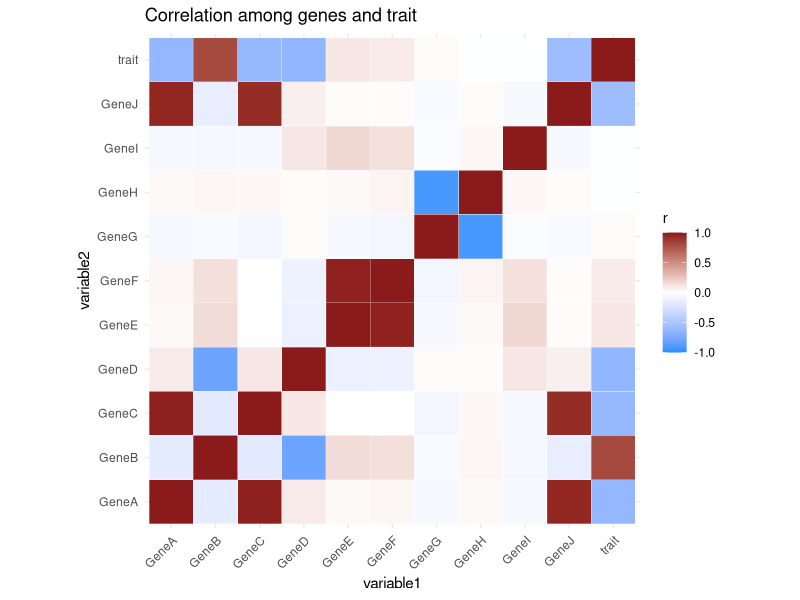
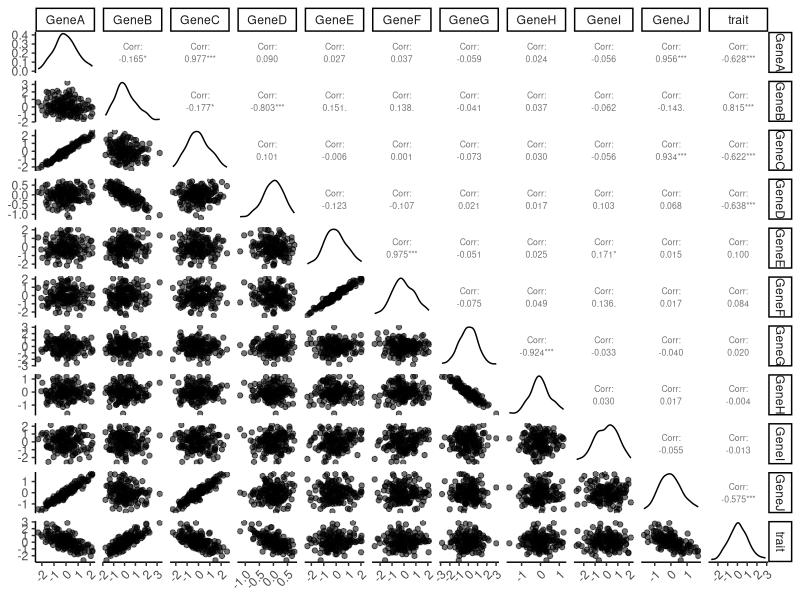
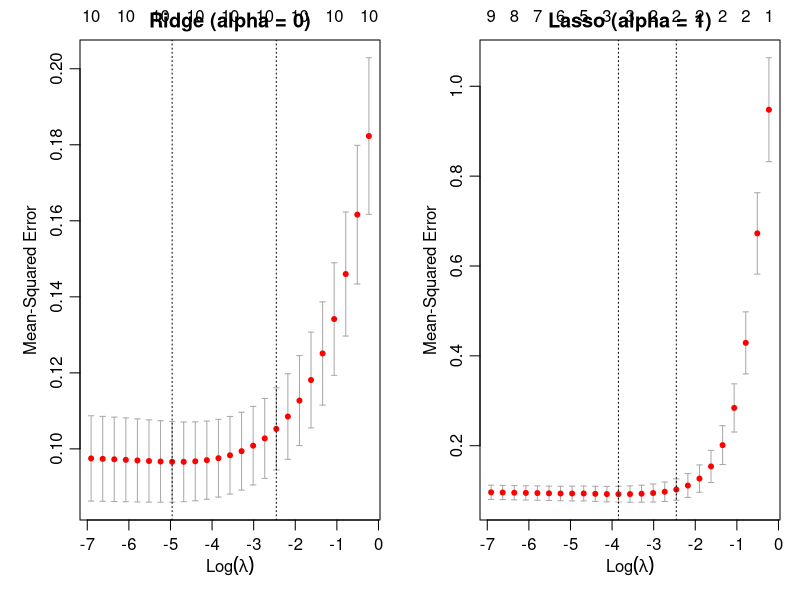
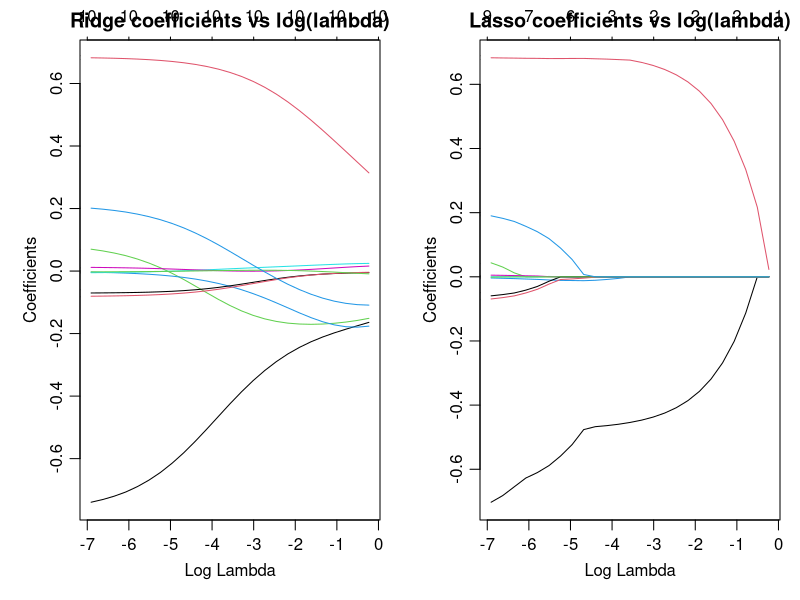
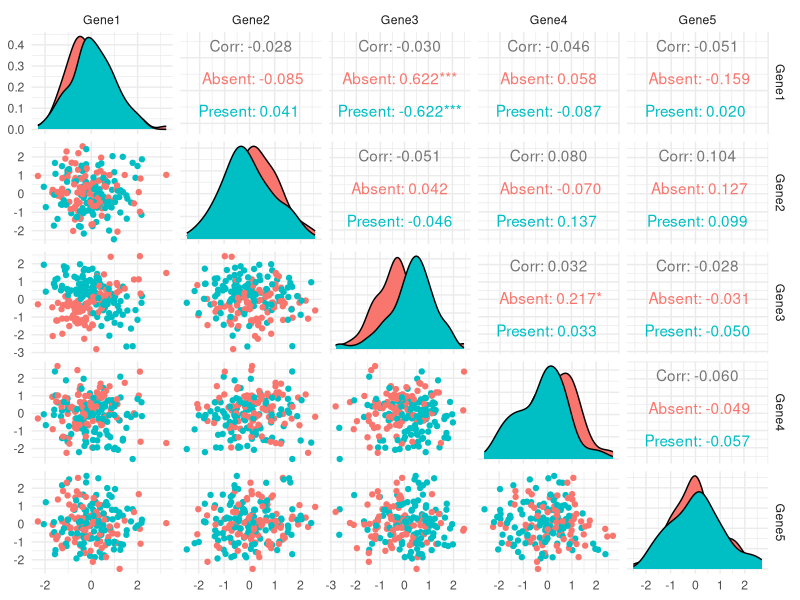
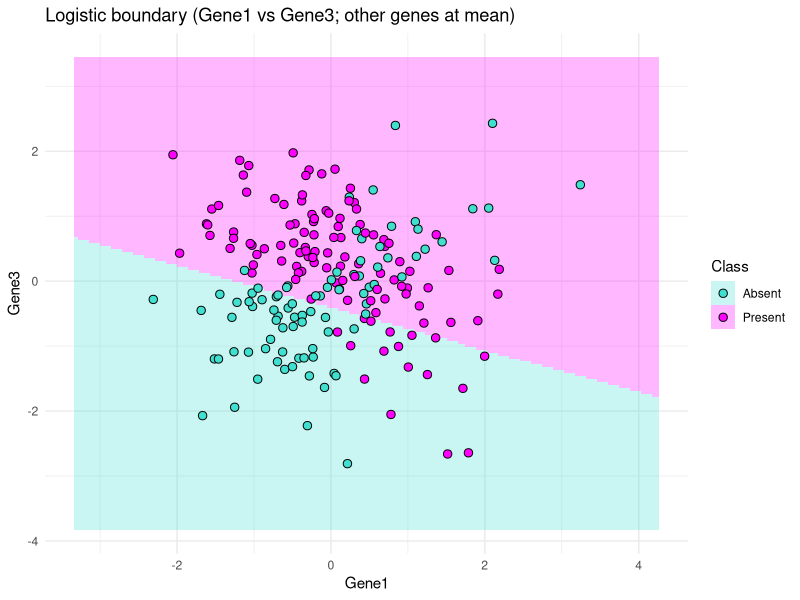

Recreate these plots in R, in order.
## ---- chunk 1
#| label: day01-examples-libs
#| include: false
suppressPackageStartupMessages({
  library(glmnet)
  library(caret)
  library(dplyr)
  library(ggplot2)
  library(GGally)
  library(rlang)
})
theme_set(theme_classic())
knitr::opts_chunk$set(
  message = FALSE,
  warning = FALSE,
  fig.align = "center",
  out.width = "100%",
  dpi = 120
)
## ---- chunk 2
#| label: day01-linear-sim-data
#| echo: false
#| results: hide
set.seed(123)
n <- 150
p <- 10
gene_names <- c("GeneA", "GeneB", "GeneC", "GeneD", "GeneE", "GeneF", "GeneG", "GeneH", "GeneI", "GeneJ")
gene_data <- matrix(rnorm(n * p), nrow = n)
colnames(gene_data) <- gene_names
trait <- -0.5 * gene_data[, "GeneA"] + 0.8 * gene_data[, "GeneB"] + rnorm(n, sd = 0.3)
gene_data[, "GeneC"] <- gene_data[, "GeneA"] + rnorm(n, sd = 0.2)
gene_data[, "GeneD"] <- -0.3 * gene_data[, "GeneB"] + rnorm(n, sd = 0.2)
for (i in 5:p) gene_data[, gene_names[i]] <- rnorm(n)
gene_data[, "GeneF"] <- gene_data[, "GeneE"] + rnorm(n, sd = 0.2)
gene_data[, "GeneH"] <- -0.5 * gene_data[, "GeneG"] + rnorm(n, sd = 0.2)
gene_data[, "GeneJ"] <- 0.7 * gene_data[, "GeneA"] + rnorm(n, sd = 0.2)
data_trait <- as.data.frame(cbind(gene_data, trait))
## ---- chunk 3
#| label: day01-correlation-heatmap
#| echo: false
#| fig-height: 4.5
#| fig-width: 8
correlation_matrix <- cor(data_trait)
cor_data <- as.data.frame(as.table(correlation_matrix)) |>
  dplyr::rename(variable1 = Var1, variable2 = Var2, correlation = Freq)
ggplot(cor_data, aes(variable1, variable2, fill = correlation)) +
  geom_tile(color = "white") +
  scale_fill_gradient2(
    low = "dodgerblue", high = "firebrick4", mid = "white",
    midpoint = 0, limit = c(-1, 1), name = "r"
  ) +
  theme_minimal() +
  theme(axis.text.x = element_text(angle = 45, hjust = 1)) +
  coord_fixed() +
  labs(title = "Correlation among genes and trait")
## ---- chunk 4
#| label: day01-ggpairs-snippet
#| echo: false
#| fig-height: 5.5
#| fig-width: 8
ggpairs(
  data_trait,
  upper = list(continuous = wrap("cor", size = 2.2)),
  aes(alpha = 0.15)
) +
  theme(axis.text.x = element_text(angle = 45, hjust = 1))
## ---- chunk 5
#| label: day01-train-test-glmnet
#| echo: false
#| results: hide
X <- as.matrix(dplyr::select(data_trait, -trait))
y <- data_trait$trait
trainIndex <- createDataPartition(y, p = 0.8, list = FALSE)
X_train <- X[trainIndex, , drop = FALSE]
y_train <- y[trainIndex]
X_test <- X[-trainIndex, , drop = FALSE]
y_test <- y[-trainIndex]
preproc <- preProcess(X_train, method = c("center", "scale"))
X_train_s <- predict(preproc, X_train)
X_test_s <- predict(preproc, X_test)
lam_seq <- 10^seq(-3, -0.1, length.out = 25)
cv_ridge <- cv.glmnet(X_train_s, y_train, alpha = 0, lambda = lam_seq)
cv_lasso <- cv.glmnet(X_train_s, y_train, alpha = 1, lambda = lam_seq)
## ---- chunk 6
#| label: day01-cv-plots
#| echo: false
#| fig-height: 4
#| fig-width: 9
oldpar <- par(mfrow = c(1, 2), mar = c(4, 4, 2, 1), mgp = c(2, 0.7, 0))
plot(cv_ridge, main = "Ridge (alpha = 0)")
plot(cv_lasso, main = "Lasso (alpha = 1)")
par(oldpar)
## ---- chunk 7
#| label: day01-coef-paths
#| echo: false
#| fig-height: 4.2
#| fig-width: 9
fit_ridge <- glmnet(X_train_s, y_train, alpha = 0, lambda = lam_seq)
fit_lasso <- glmnet(X_train_s, y_train, alpha = 1, lambda = lam_seq)
oldpar <- par(mfrow = c(1, 2), mar = c(4, 4, 2, 1), mgp = c(2, 0.7, 0))
plot(fit_ridge, xvar = "lambda", label = TRUE, main = "Ridge coefficients vs log(lambda)")
plot(fit_lasso, xvar = "lambda", label = TRUE, main = "Lasso coefficients vs log(lambda)")
par(oldpar)
## ---- chunk 8
#| label: day01-logistic-sim
#| echo: false
#| results: hide
set.seed(123)
n <- 200
p <- 10
gene_names <- paste0("Gene", 1:p)
genes_data <- data.frame(matrix(rnorm(n * p), nrow = n))
colnames(genes_data) <- gene_names
disease_presence <- ifelse(
  0.5 * genes_data$Gene1 + 0.8 * genes_data$Gene3 - 0.3 * genes_data$Gene4 -
    genes_data$Gene1 * genes_data$Gene3 * 2 + rnorm(n, sd = 0.5) > 0,
  1, 0
)
disease_presence <- factor(disease_presence, levels = c(0, 1), labels = c("Absent", "Present"))
bio_data <- data.frame(genes_data, disease_presence)
logistic_model <- glm(disease_presence ~ ., data = bio_data, family = binomial())
## ---- chunk 9
#| label: day01-ggpairs-logistic
#| echo: false
#| fig-height: 5.2
#| fig-width: 8
ggpairs(bio_data, columns = 1:5, aes(color = disease_presence)) +
  theme_minimal()
## ---- chunk 10
#| label: day01-logistic-boundary
#| echo: false
#| fig-height: 4.5
#| fig-width: 7
plot_decision_boundary_logistic <- function(model, data, feature1, feature2) {
  r1 <- range(data[[feature1]])
  r2 <- range(data[[feature2]])
  grid <- expand.grid(
    seq(r1[1] - 1, r1[2] + 1, length.out = 160),
    seq(r2[1] - 1, r2[2] + 1, length.out = 160)
  )
  names(grid) <- c(feature1, feature2)
  for (feat in setdiff(names(data), c(feature1, feature2, "disease_presence"))) {
    grid[[feat]] <- mean(data[[feat]])
  }
  grid$response_prob <- predict(model, newdata = grid, type = "response")
  grid$response_cls <- factor(
    ifelse(grid$response_prob > 0.5, "Present", "Absent"),
    levels = c("Absent", "Present")
  )
  ggplot(data, aes(!!sym(feature1), !!sym(feature2))) +
    geom_tile(
      data = grid,
      aes(!!sym(feature1), !!sym(feature2), fill = response_cls),
      alpha = 0.28,
      inherit.aes = FALSE
    ) +
    geom_point(aes(fill = disease_presence), shape = 21, color = "black", size = 2.5) +
    scale_fill_manual(values = c(Absent = "turquoise", Present = "magenta")) +
    theme_minimal() +
    labs(
      title = "Logistic boundary (Gene1 vs Gene3; other genes at mean)",
      x = feature1, y = feature2, fill = "Class"
    )
}
print(plot_decision_boundary_logistic(logistic_model, bio_data, "Gene1", "Gene3"))
